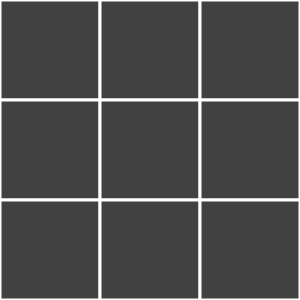
Frame 1 (no input)
Frame 60 (no input): identical to frame 1, image omitted
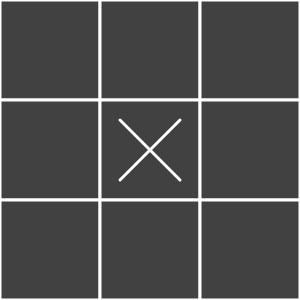
Frame 120 (the mouse pressed at the canvas centre since frame 60)

The p5.js sketch that drew these frames (run headless with seeded random() and noise() and a simulated clock; from frame 60 on, the mouse is pressed at the canvas centre):

// p5.js sketch
// ── sketch.js
//Global Declarations
let cellSize = 100; // size of a cell;
let grid;           // array to store 9 cells of the game
let player;         // stores the current turn
let winner;     // stores winner number
let countTurns;     // sores number of turns done


//Other UI Elements
var Heading;        // stores H1 element that displays Turn/Winner/Draw
let anim; 
//Global Scope Ends


function setup(){
//Initialization    
  countTurns = 0;
  anim =50;
  grid = [];
  player = 1;
  winner = 0;
//Initialization Ends  
  
  clear(); // Clear Canvas
  
  if(Heading == undefined){
    createElement("h1","TIC-TAC-TOE").position(cellSize/2 + 25,0);
    Heading = createElement("h1","Turn of Player " + player);
    var  myCanvas = createCanvas(cellSize*3,cellSize*3).position(cellSize/2, cellSize*1.5);
    Heading.position(cellSize/2 + 25,cellSize*0.6);
  }
 
  //Create Cells
  for(i=0;i<3;i++){
   grid[i] = [];
    for(j=0; j<3;j++){
      grid[i][j] = new cell(i,j);
    }
  }

  //Button To restart the game
   var btnStyle = "background-color: #555555;border: none;color: white;padding: 10px 20px;text-align: center;text-decoration: none;display: inline-block;font-size: 16px;";
  createButton("Reset Board").position(cellSize*1.3,5*cellSize).mousePressed(setup).style(btnStyle);
  
}


function Win(){
    if(winner === 0){
      //Vertical Check
        for(i=0;i<3;i++)
         {
           if(grid[i][0].player == grid[i][1].player && grid[i][1].player == grid[i][2].player)
           {
             winner = grid[i][0].player;
             break;
           }
         }
      //Horizontal Check   
        for(i=0;i<3;i++)
         {
           if(grid[0][i].player == grid[1][i].player && grid[1][i].player == grid[2][i].player)
           {
             winner = grid[0][i].player;
             break;
           }
         } 
      //Diagonal Check
      if(grid[0][0].player == grid[1][1].player && grid[1][1].player == grid[2][2].player)
        winner = grid[0][0].player;
      
      
      else if(grid[0][2].player == grid[1][1].player && grid[1][1].player == grid[2][0].player)
        winner = grid[0][2].player;
      
    }
  }

function mousePressed(){
  if(winner === 0)
  for(i=0;i<3;i++){
    for(j=0;j<3;j++){
      var temp = grid[i][j].clicked(player);
      if(temp!==undefined){
        player = temp;
        countTurns+=1;
        break;
      }
     }
  }
}

function draw(){
  Win();
  
  if(winner == 2)
  {
    clear();
    Heading.html("Player " + winner + " Is the Winner");
    Heading.position(cellSize/2,cellSize*0.6);
    background(65);
    var X = width/2;
    var Y = height/2;
    strokeWeight(5);
    ellipse(X,Y,anim);
    
    if(anim<width-50)anim+=10;
  }

  else if(winner == 1){
    clear();
    Heading.html("Player " + winner + " Is the Winner");
    Heading.position(cellSize/2,cellSize*0.6);
     background(65);
    strokeWeight(5);
    var X = (width - anim)/2;
    var Y = (height - anim)/2;
    
    line(X, Y, X+anim, Y+anim);
    line(X, Y+anim, X+anim, Y);
      if(anim<width-50)anim+=10;
  }

  else{
    Heading.html("Turn of Player " + player);   
    Heading.position(cellSize/2 + 25,cellSize*0.6);
    
      for(i=0;i<3;i++)
      {
        for(j=0;j<3;j++)
        {
          grid[i][j].show();
        }
      }
    
  }

  
  if(countTurns === 9 && winner === 0){
    Heading.html("Its A Draw");
    Heading.position(cellSize/2 + 40,cellSize*0.6)  
  }
}
// ── cell.js
cell = function(i,j){
  this.x = i*cellSize;
  this.y = j*cellSize;
  this.player = 0;
  this.Color;
  this.Stroke=255;

  this.show = function(){
    
    if(this.player == 0){
      this.Color = 65;
    }
    
    fill(this.Color);
    strokeWeight(3);
    stroke(this.Stroke);
    rect(this.x, this.y,cellSize, cellSize);
    
    if(this.player == 1)
    {
      this.drawX();
    }
    
    if(this.player == 2)
    {
      this.drawO();
    }
    
    
  }
  
  
  this.clicked = function(turn){
    if(mouseX>this.x && mouseY>this.y){
      if(mouseX<(this.x+cellSize) && mouseY<(this.y+cellSize))
        {
          if(this.player == 0){
            this.player = turn;
              if(turn == 1)
                turn = 2;
              else
                turn = 1;
            return turn;    
          }
      }
    }
  }
  
  this.drawX=function(){
    stroke(255);
    line(this.x+20,this.y+20,this.x+cellSize-20,this.y+cellSize-20);
    line(this.x+20,this.y+cellSize-20,this.x+cellSize-20,this.y+20);
    
  }
  
  this.drawO=function(){
    let X = this.x+cellSize/2;
    let Y = this.y+cellSize/2;
  
    ellipse(X,Y,cellSize - 40);
  }
  
  
}
